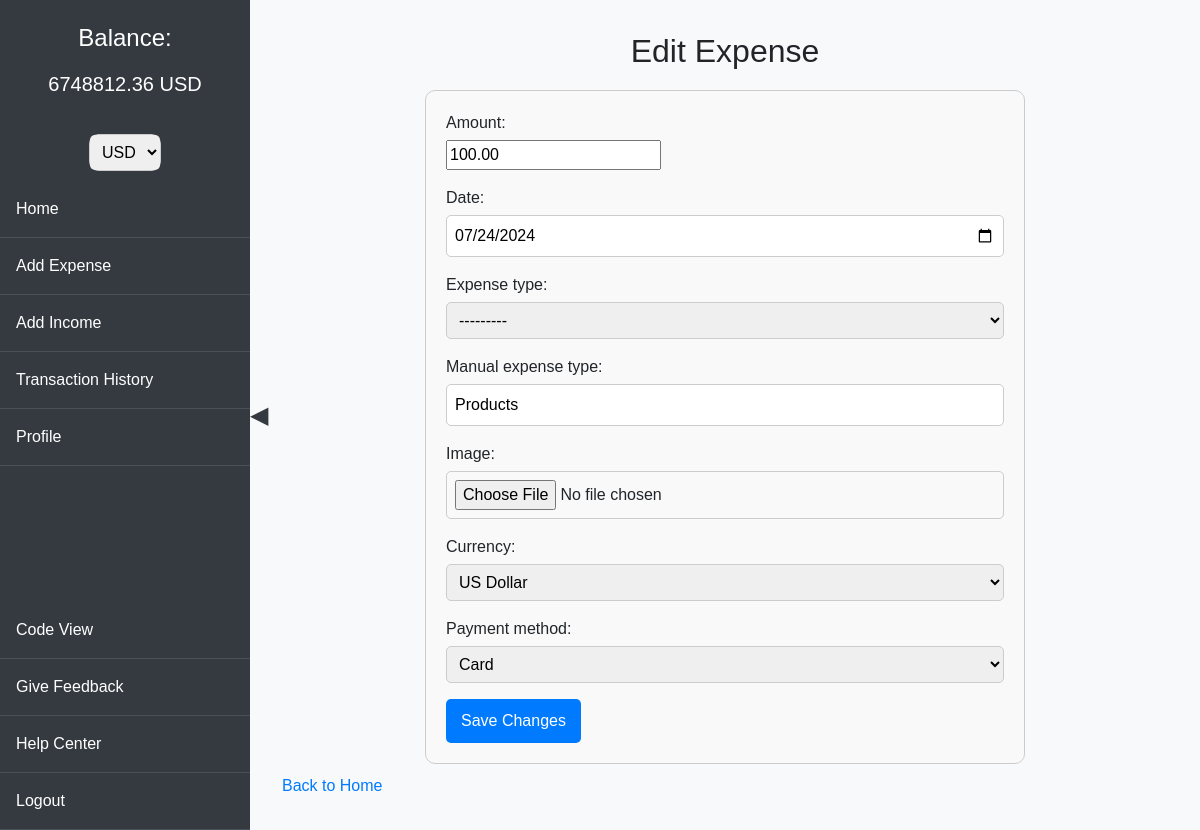
The app's page /edit_expense/29/ (signed in) with its own data.
### history/models.py (models this page shows, shortened)
class AccountBalance(models.Model):
    user = models.OneToOneField(User, on_delete=models.CASCADE)
    balance = models.DecimalField(max_digits=10, decimal_places=2, default=0.00)
    wallet_type = models.CharField(max_length=50, default='default')

class Expense(models.Model):
    CURRENCY_CHOICES = [
        ('UZS', 'Uzbekistani Som'),
        ('USD', 'US Dollar'),
        ('RUB', 'Russian Rouble'),
    ]
    PAYMENT_METHOD_CHOICES = [
        ('cash', 'Cash'),
        ('card', 'Card'),
        ('crypto', 'Crypto'),
    ]
    amount = models.DecimalField(max_digits=10, decimal_places=2)
    date = models.DateField()
    account_balance = models.ForeignKey(AccountBalance, on_delete=models.CASCADE)
    expense_type = models.ForeignKey(ExpenseType, on_delete=models.SET_NULL, null=True, blank=True)
    manual_expense_type = models.CharField(max_length=50, blank=True, null=True)
    image = models.ImageField(upload_to='expense_images/', blank=True, null=True)
    currency = models.CharField(max_length=3, choices=CURRENCY_CHOICES, default='UZS')
    payment_method = models.CharField(max_length=6, choices=PAYMENT_METHOD_CHOICES, default='cash')

### history/views.py (the view)
# urls.py: path('edit_expense/<int:expense_id>/', views.edit_expense, name='edit_expense'),
@login_required
def edit_expense(request, expense_id):
    selected_currency = get_selected_currency(request)
    expense = get_object_or_404(Expense, id=expense_id, account_balance__user=request.user)
    if request.method == 'POST':
        form = ExpenseForm(request.POST, request.FILES, instance=expense)
        if form.is_valid():
            with transaction.atomic():
                updated_expense = form.save(commit=False)
                original_amount_in_uzs = convert_to_uzs(expense.amount, expense.currency)
                updated_amount_in_uzs = convert_to_uzs(updated_expense.amount, updated_expense.currency)
                account_balance = expense.account_balance
                balance_change = updated_amount_in_uzs - original_amount_in_uzs
                if balance_change > 0 and account_balance.balance >= balance_change:
                    account_balance.balance -= balance_change
                elif balance_change < 0:
                    account_balance.balance -= balance_change
                account_balance.save()
                updated_expense.save()
                messages.success(request, 'Expense updated successfully.')
                return redirect(f"{reverse('index')}?currency={selected_currency}")
    else:
        form = ExpenseForm(instance=expense)
    expense_types = ExpenseType.objects.all()
    return render(request, 'history/edit_expense.html', {'form': form, 'expense_types': expense_types, 'expense': expense, 'currency': selected_currency})

### history/forms.py
class ExpenseForm(forms.ModelForm):
    manual_expense_type = forms.CharField(max_length=50, required=False)
    currency = forms.ChoiceField(choices=[
        ('UZS', 'Uzbekistani Som'),
        ('USD', 'US Dollar'),
        ('RUB', 'Russian Rouble')
    ])
    payment_method = forms.ChoiceField(choices=[
        ('cash', 'Cash'),
        ('card', 'Card'),
        ('crypto', 'Crypto')
    ])
    class Meta:
        model = Expense
        fields = ['amount', 'date', 'expense_type', 'manual_expense_type', 'image', 'currency', 'payment_method']
        widgets = {
            'date': forms.DateInput(attrs={'type': 'date'}),
        }

### history/context_processors.py (called while the page is built)
def account_balance(request):
    if request.user.is_authenticated:
        account_balance, created = AccountBalance.objects.get_or_create(user=request.user)
        return {'balance': account_balance.balance}
    return {}

### history/models.py (called while the page is built)
    def __str__(self):
        return self.name

### history/views.py (called while the page is built)
def get_selected_currency(request):
    return request.session.get('currency', 'USD')

### templates/history/edit_expense.html (shortened to what this page needs)
{% extends 'base.html' %}
{% block content %}
<h1 class="edit-title animate__animated animate__fadeIn">Edit Expense</h1>
<form method="post" class="edit-form animate__animated animate__fadeIn">
    {{ form.as_p }}
    <button type="submit" class="save-button">Save Changes</button>
</form>
<a href="{% url 'index' %}" class="back-link animate__animated animate__fadeIn">Back to Home</a>
{% endblock %}

### templates/base.html (shortened to what this page needs)
<!DOCTYPE html>
<html lang="en">
<head>
    <link href="https://cdn.jsdelivr.net/npm/bootstrap@5.3.0/dist/css/bootstrap.min.css" rel="stylesheet">
    <link href="https://cdnjs.cloudflare.com/ajax/libs/animate.css/4.1.1/animate.min.css" rel="stylesheet">
</head>
<body>
    <div class="sidebar">
        <div class="balance">
            <p style="font-weight: 200;">Balance:</p> <h5 id="balance">{{ balance|floatformat:2 }} {{ currency }}</h5>
        </div>
        <form method="get" action="{% url 'index' %}" class="currency-selector">
            <select name="currency" onchange="this.form.submit()">
                <option value="USD" {% if currency == 'USD' %}selected{% endif %}>USD</option>
            </select>
        </form>
        <a href="{% url 'index' %}">Home</a>
        <a href="{% url 'add_expense' %}">Add Expense</a>
        <a href="{% url 'add_income' %}">Add Income</a>
        <a href="{% url 'history' %}">Transaction History</a>
        <a href="{% url 'users:profile' %}">Profile</a>
        <div class="mt-auto w-100">
            <a href="https://github.com/AzizDev00/transactions_history" target="_blank">Code View</a>
            <a href="https://github.com/AzizDev00/transactions_history" target="_blank">Give Feedback</a>
            <a href="https://t.me/azizbek2308" target="_blank">Help Center</a>
            <a href="{% url 'users:logout' %}">Logout</a>
        </div>
    </div>
    <div class="sidebar-toggle" onclick="toggleSidebar()">&#9664;</div>
    <div class="content">
        <div class="main-content">
            {% block content %}{% endblock %}
        </div>
    </div>
</body>
</html>

### templates/base.html (style rules this page uses)
body { font-family: 'Arial', sans-serif; background-color: #f8f9fa; margin: 0; padding: 0; display: flex; flex-direction: column; }
.sidebar { width: 250px; background-color: #343a40; color: white; position: fixed; top: 0; bottom: 0; left: 0; z-index: 1000; display: flex; flex-direction: column; align-items: center; transition: transform 0.3s ease; }
.sidebar a { display: block; color: white; text-decoration: none; padding: 1em; width: 100%; text-align: left; border-bottom: 1px solid #495057; transition: background-color 0.3s; }
.content { margin-left: 250px; padding: 2em; flex-grow: 1; transition: margin-left 0.3s ease; }
.sidebar-toggle { position: absolute; top: 50%; left: 250px; transform: translateY(-50%); font-size: 24px; cursor: pointer; color: #343a40; z-index: 1001; }
.balance { font-size: 1.5em; font-weight: bold; margin: 20px 0; text-align: center; }
.currency-selector { margin: 10px 0; }
form { border: 1px solid #ccc; border-radius: 10px; background: #f9f9f9; }
input[type="text"], select { width: 100%; padding: 8px; box-sizing: border-box; border: 1px solid #ccc; border-radius: 5px; border: none; }

### templates/history/edit_expense.html (style rules this page uses)
.edit-title { font-size: 2em; margin-bottom: 20px; text-align: center; }
.edit-form { max-width: 600px; margin: 0 auto; padding: 20px; border: 1px solid #ccc; border-radius: 10px; background: #f9f9f9; }
.edit-form label { display: block; margin-bottom: 5px; }
.edit-form input[type="text"], .edit-form input[type="date"], .edit-form input[type="file"], .edit-form select { width: 100%; padding: 8px; box-sizing: border-box; border: 1px solid #ccc; border-radius: 5px; }
.save-button { display: inline-block; padding: 10px 15px; font-size: 1em; color: #fff; background: #007bff; border: none; border-radius: 5px; cursor: pointer; }
.back-link { display: inline-block; margin-top: 10px; text-decoration: none; color: #007bff; }

### records on screen
AccountBalance: balance "6748812.36"
Expense: currency "USD", amount "100.00", date "07/24/2024", expense_type "---------", manual_expense_type "Products", currency "US Dollar", payment_method "Card"
